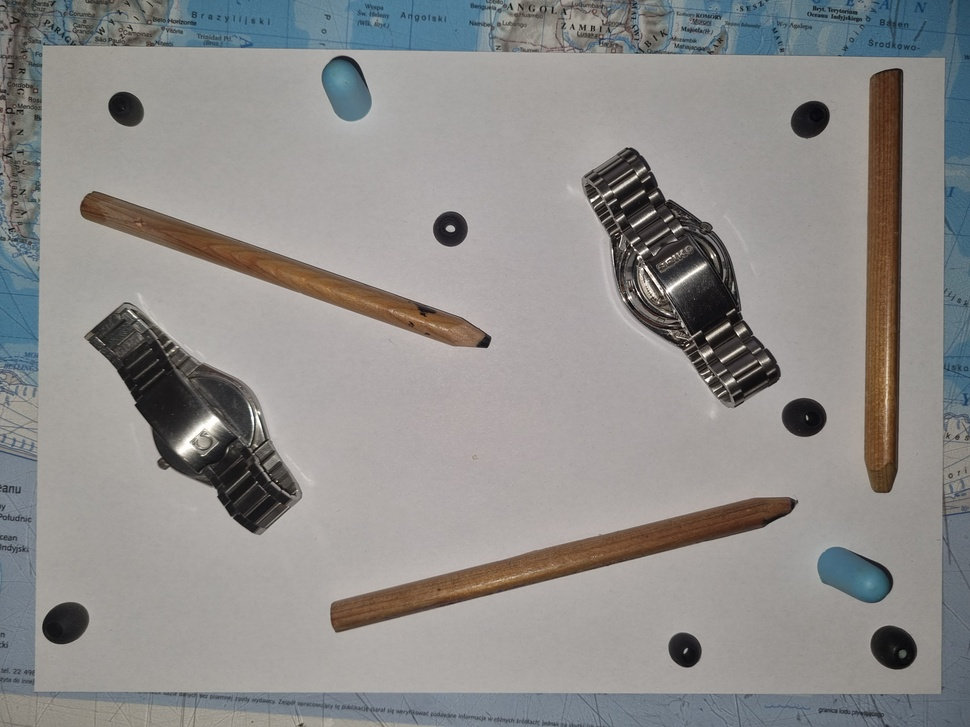
#> input picture Projects/Object_classification_project/20230410_180216.jpg, 970 x 727 px, shrunk from 4032 x 3024 before the run
$ jupyter execute --allow-errors Code.ipynb
#> lines starting #> are read from the running program, lines starting #| are printed output that depends on the picture; after the words box and inside, x2 and y2 are one past the last pixel; in counts of white or black regions, pixels touching at a corner belong together
## Importowanie bibliotek

[cell 1]
from skimage import io, color, morphology, filters, data, exposure, segmentation, measure, util
from matplotlib import pyplot as plt
import numpy as np
from scipy.cluster.vq import kmeans, vq
import imutils
import cv2

## Funkcja do wyświetlania dwóch obrazów obok siebie

[cell 2]
def plot(img, is_color=False):
    plt.figure(figsize=(8,8))
    if is_color:
        plt.imshow(img)
    else:
        plt.imshow(img, cmap = plt.cm.gray)

def plot_subplots(img1, img2):
    plt.figure(figsize=(12,12))
    plt.subplot(1,2,1)
    plt.imshow(img1, cmap = plt.cm.gray)
    plt.subplot(1,2,2)
    plt.imshow(img2, cmap = plt.cm.gray)
    plt.show()

## Funkcja do wyświetlania ośmiu obrazów obok siebie

[cell 3]
def plot(img, is_color=False):
    plt.figure(figsize=(20,20))
    if is_color:
        plt.imshow(img)
    else:
        plt.imshow(img, cmap = plt.cm.gray)

def plot_subploty(img1, img2, img3, img4, img5, img6, img7, img8):
    plt.figure(figsize=(12,12))
    plt.subplot(4,4,1)
    plt.imshow(img1, cmap = plt.cm.gray)
    plt.subplot(4,4,2)
    plt.imshow(img2, cmap = plt.cm.gray)
    plt.subplot(4,4,3)
    plt.imshow(img3, cmap = plt.cm.gray)
    plt.subplot(4,4,4)
    plt.imshow(img4, cmap = plt.cm.gray)
    plt.subplot(4,4,5)
    plt.imshow(img5, cmap = plt.cm.gray)
    plt.subplot(4,4,6)
    plt.imshow(img6, cmap = plt.cm.gray)
    plt.subplot(4,4,7)
    plt.imshow(img7, cmap = plt.cm.gray)
    plt.subplot(4,4,8)
    plt.imshow(img8, cmap = plt.cm.gray)
    plt.show()

## Większość filtrów i funkcji uzywanych do późniejszej klasyfikacji

[cell 4]
# Wczytanie obrazu z pliku
img = io.imread('20230410_180216.jpg')
#> img is the input picture: shape (727, 970, 3); mean R, G, B 142.7, 141, 139.3

# Konwersja obrazu kolorowego na obraz w skali szarości
img_gray = color.rgb2gray(img)

# Inwersja obrazu - odwrócenie kolorów
img_negative = 1-img_gray

# Zastosowanie adaptacyjnej wyrównania histogramu na obrazie negatywnym
img_equalized = exposure.equalize_adapthist(img_negative)
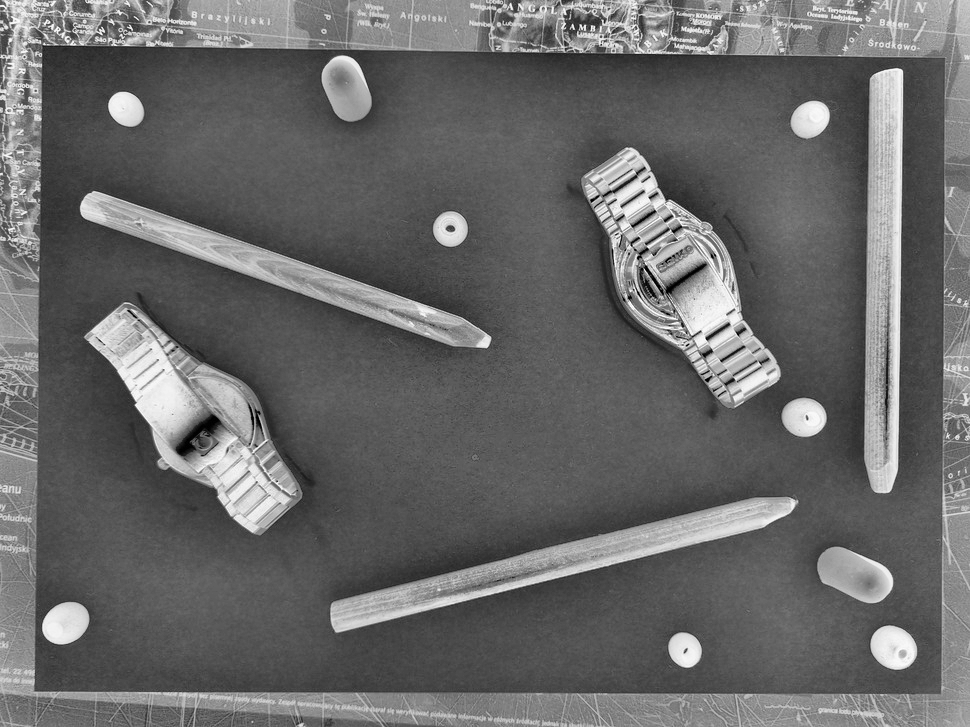
#> img_equalized: shape (727, 970) float64; min 0, max 1, mean 0.412

# Skalowanie wartości pikseli do zakresu 0-255 oraz konwersja typu na 'uint8'
img_equalized = (img_equalized*255).astype('uint8')

# Filtracja uśredniająca (mean filter) o rozmiarze okna 40x40 pikseli
img_filtered = filters.rank.mean(img_negative, np.ones([40,40]))
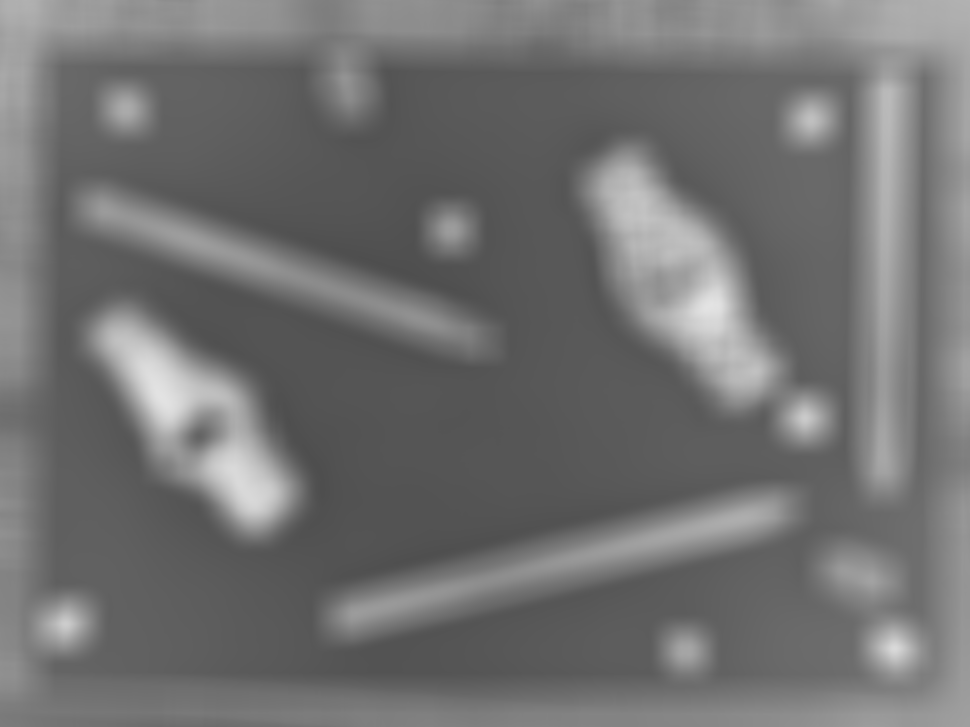
#> img_filtered: shape (727, 970); min 78, max 227, mean 113.2

# Obliczenie progu Otsu na obrazie przefiltrowanym
threshold = filters.threshold_otsu(img_filtered)
#> threshold = 121

# Binaryzacja obrazu przefiltrowanego z wykorzystaniem progu Otsu
img_bin = img_filtered > threshold
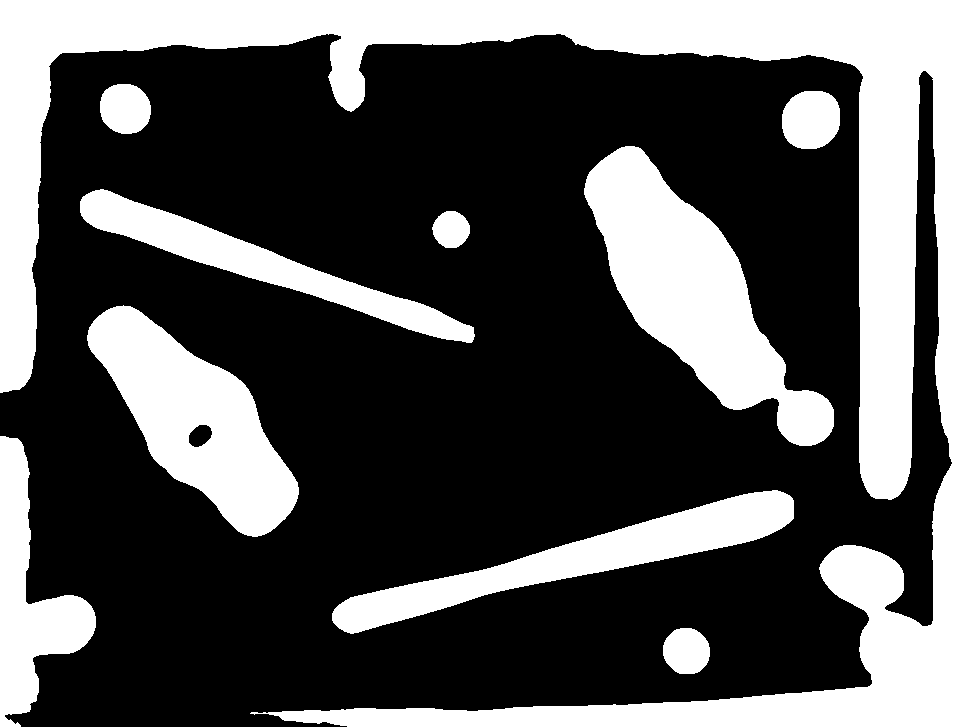
#> img_bin: shape (727, 970) bool; 33.6% white; 10 white regions, largest, box (x1, y1, x2, y2) and area: (0, 0, 970, 727) 136363, (584, 146, 834, 446) 28855, (87, 305, 299, 537) 22623

# Usunięcie pikseli brzegowych z binaryzowanego obrazu
img_cleared_borders = segmentation.clear_border(img_bin)
#> img_cleared_borders: shape (727, 970) bool; 12.5% white; 8 white regions, largest, box (x1, y1, x2, y2) and area: (584, 146, 834, 446) 28855, (87, 305, 299, 537) 22623, (332, 490, 794, 634) 16829

# Zastosowanie operacji morfologicznej "otwarcia" z użyciem kwadratowego elementu strukturalnego o boku 40 pikseli
img_opened = morphology.binary_opening(img_cleared_borders, np.ones([40,40]))
#> img_opened: shape (727, 970) bool; 7.1% white; 3 white regions, box (x1, y1, x2, y2) and area: (592, 156, 827, 439) 27466, (96, 313, 291, 529) 20781, (788, 97, 834, 143) 2088

[cell 5]
plot_subploty(img, img_gray, img_negative, img_equalized, img_filtered, img_bin, img_cleared_borders, img_opened)

[cell 6]
img_preprocessed = morphology.binary_closing(img_opened, np.ones([75,75]))
#> img_preprocessed: shape (727, 970) bool; 7.2% white; 3 white regions
#zamknięcie ewentualnych szczelin między obiektami na obrazie.
plot_subplots(img_opened, img_preprocessed)

## Fukcje obliczające cechy charakterystyczne obiektów

[cell 7]
def calculate_rectangularity(area, bounding_box_area):
    rectangularity = area / bounding_box_area
    return rectangularity
#Funkcja obliczająca wskaźnik prostokątności - stosunek pola figury do pola najmniejszego prostokąta otaczającego tę figurę.

def calculate_roundness(area, perimeter):
    roundness = (4 * np.pi * area) / (perimeter ** 2)
    return roundness
#Funkcja obliczająca wskaźnik zaokrąglenia - określa, jak bardzo figura przypomina okrąg;
#im większa wartość, tym bardziej figura jest zaokrąglona.

def calculate_elongation(bounding_box_width, bounding_box_length):
    elongation = 1 - bounding_box_width / bounding_box_length
    return elongation
#Funkcja obliczająca wskaźnik wydłużenia - określa, jak bardzo figura jest wydłużona wzdłuż jednej z osi;
#im mniejsza wartość, tym bardziej figura jest wydłużona.

[cell 8]
img_labeled = measure.label(img_preprocessed, connectivity=2)
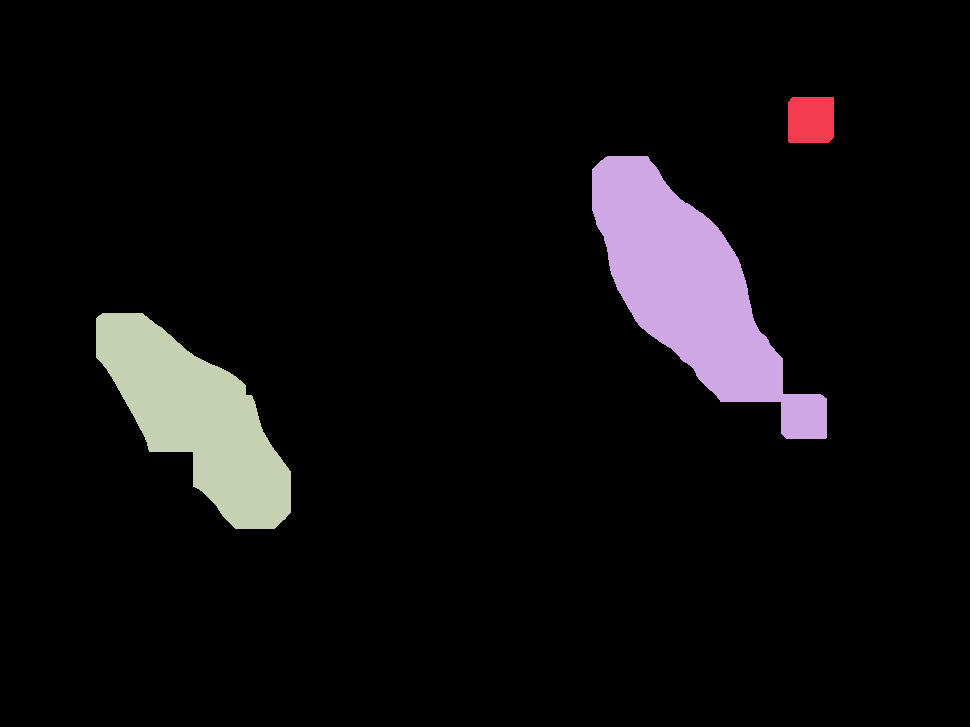
#> img_labeled: shape (727, 970) int32; 4 distinct labels, from 0 to 3; one colour per label, 0 black
plot_subplots(img_preprocessed, img_labeled)

[cell 9]
regionprops = measure.regionprops(img_labeled)
#> regionprops = 3 regions; box (x1, y1, x2, y2) and area: (592, 156, 827, 439) 27529, (96, 313, 291, 529) 21197, (788, 97, 834, 143) 2088

[cell 10]
labels = np.unique(img_labeled)[1:]
#> labels = [1, 2, 3]
print(labels)
#| [1 2 3]

[cell 11]
# Tworzymy pustą listę do przechowywania wektorów cech
feature_vectors = []

# Iterujemy po etykietach i odpowiadającym im właściwościom regionów
for label, rp in zip(labels, regionprops):

    # Pobieramy obiekt o określonej etykiecie
    obj = img_labeled == label

    # Obliczamy cechy obiektu
    roundness = calculate_roundness(rp.area, rp.perimeter)  # obliczamy okrągłość na podstawie pola i obwodu
    rectangularity = calculate_rectangularity(rp.area, rp.bbox_area)  # obliczamy prostokątność na podstawie pola i obszaru ograniczającego prostokąta
    elongation = calculate_elongation(rp.bbox[3] - rp.bbox[2], rp.bbox[1] - rp.bbox[0])  # obliczamy wydłużenie na podstawie wymiarów ograniczającego prostokąta
    red_color = img[:,:,0][obj].mean()  # obliczamy średnią wartość czerwonego koloru dla pikseli obiektu
    green_color = img[:,:,1][obj].mean()  # obliczamy średnią wartość zielonego koloru dla pikseli obiektu
    blue_color = img[:,:,2][obj].mean()  # obliczamy średnią wartość niebieskiego koloru dla pikseli obiektu

    # Tworzymy wektor cech, który składa się z obliczonych cech
    feature_vector = [roundness, rectangularity, elongation, red_color, green_color, blue_color]

    # Dodajemy wektor cech do listy wektorów cech
    feature_vectors.append(feature_vector)
#> this loop made 3 passes
#> (roundness, rectangularity, elongation, red_color, green_color, blue_color) on passes 1 to 3: (0.865, 0.987, 0, 85.19, 83.39, 82.79), (0.45, 0.414, 0.11, 83.33, 79.03, 77.08), (0.565, 0.503, -0.0968, 75.25, 72.95, 70.6)
#> pass 1, `obj = img_labeled == label`:
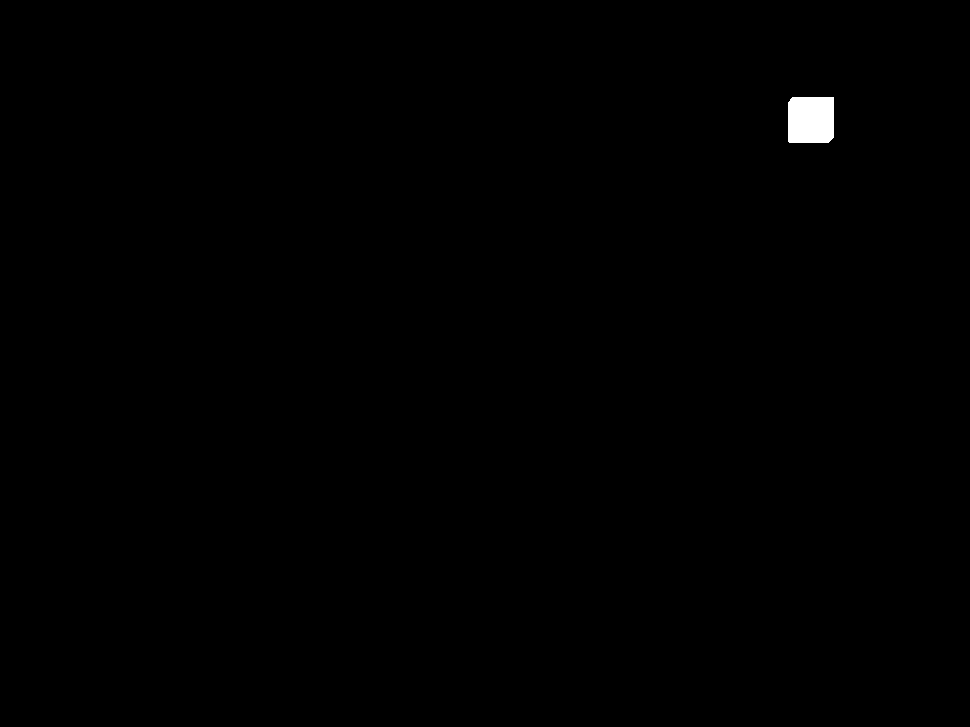
#> obj: shape (727, 970) bool; 0.3% white; 1 white region, box (x1, y1, x2, y2) and area: (788, 97, 834, 143) 2088
#> pass 3, `obj = img_labeled == label`:
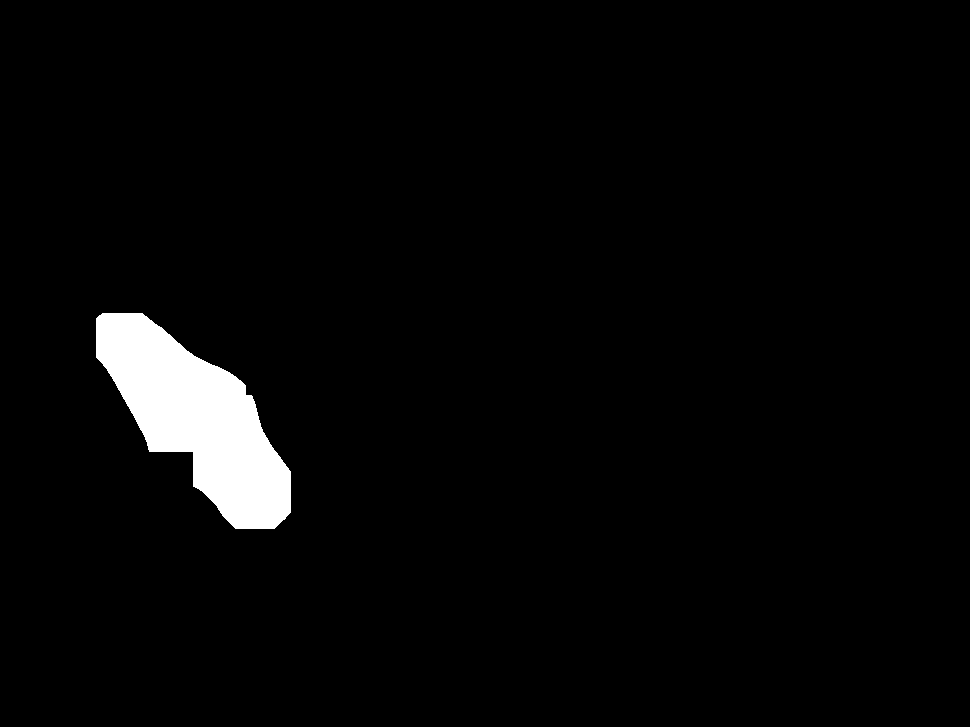
#> obj: shape (727, 970) bool; 3% white; 1 white region, box (x1, y1, x2, y2) and area: (96, 313, 291, 529) 21197
#> after the loop, feature_vectors = [[0.865, 0.987, 0, 85.19, 83.39, 82.79], [0.45, 0.414, 0.11, 83.33, 79.03, 77.08], [0.565, 0.503, -0.0968, 75.25, 72.95, 70.6]]
